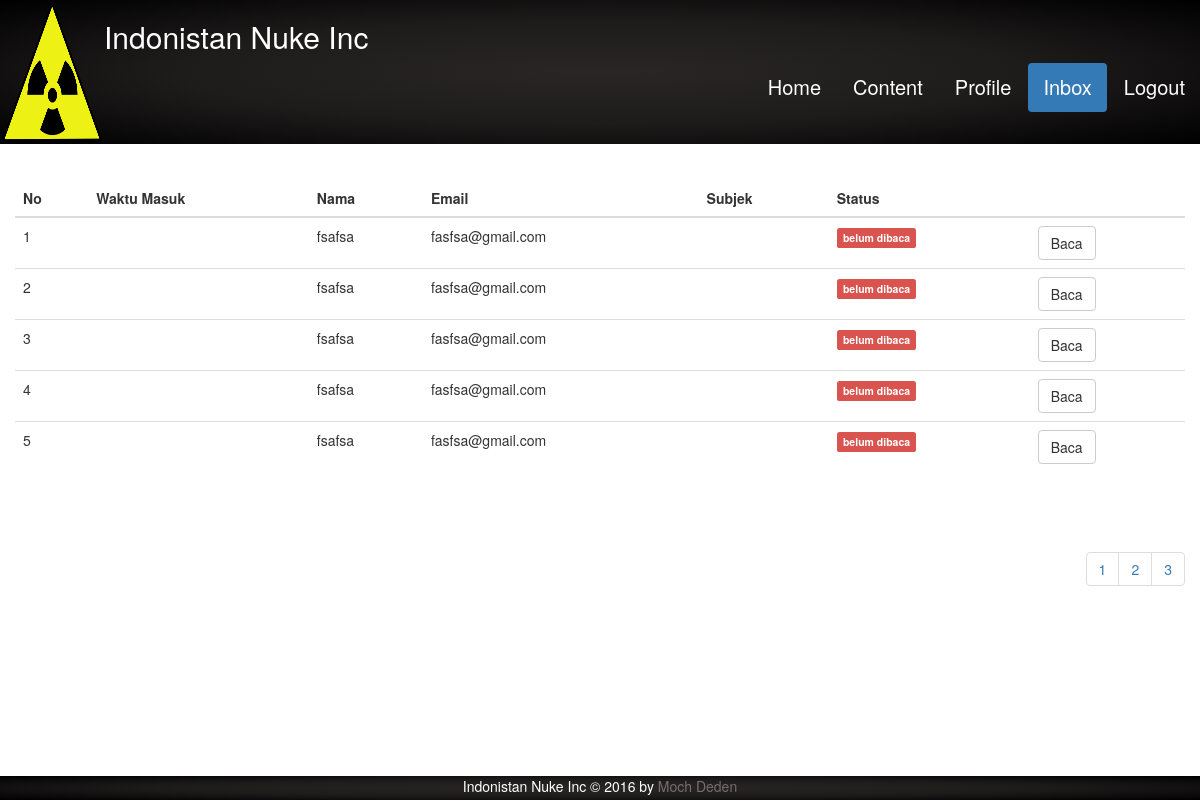
The app's page /admin/inbox.php?page=1 (signed in), older data.
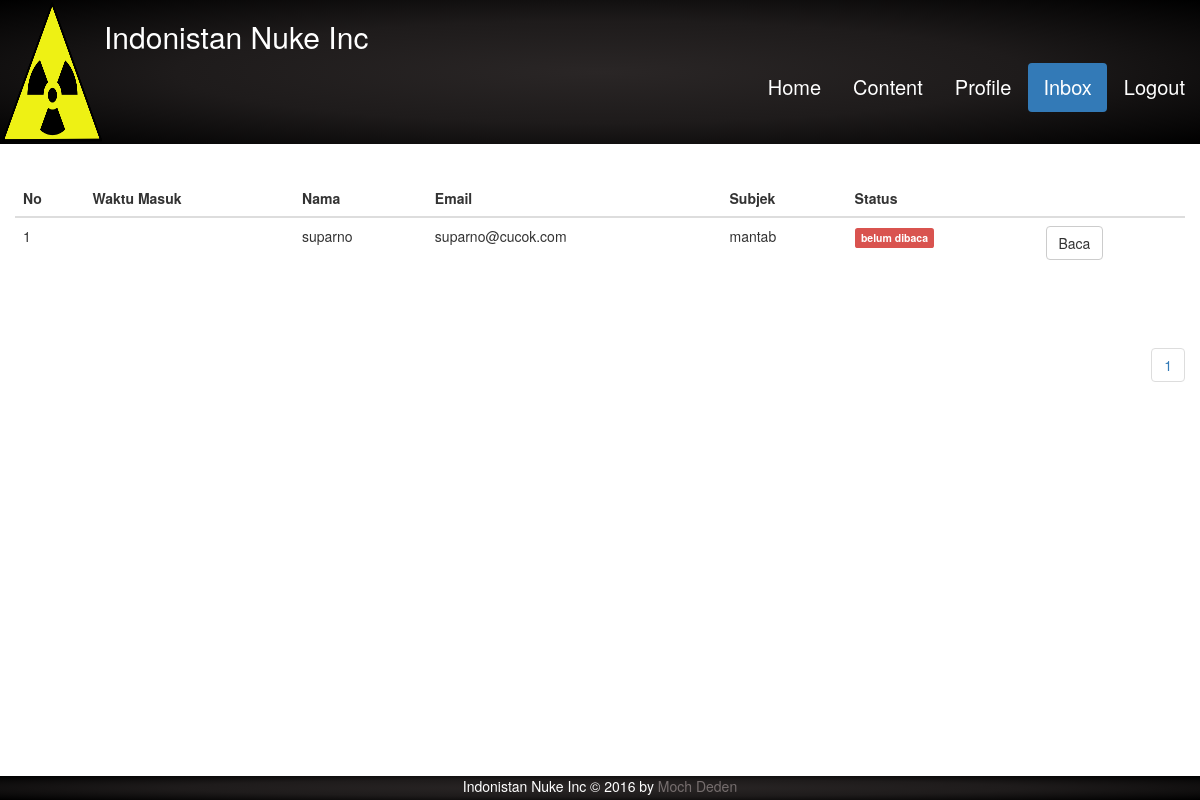
The same page, newer data.
### tables this page shows
CREATE TABLE Inbox (
	id BIGINT PRIMARY KEY AUTO_INCREMENT,
	message_time TIMESTAMP,
	name TEXT,
	email TEXT,
	subject TEXT,
	content TEXT,
	is_read BOOLEAN DEFAULT false
);

### config.php (called while the page is built)
<?php
$config['project_root'] = 'prochcore';
$config['base_url']='http://127.0.0.1:8080/prochcore/';
$config['DB']['hostname']='127.0.0.1';
$config['DB']['username']='root';
$config['DB']['password']='indonesiaraya';
$config['DB']['database']='uas';

### admin/inbox.php (the view, shortened to what this page needs)
<?php
require_once 'header-admin.php';
$limit = 5;
function generate_span_status($class, $status) {
    return "<span class='label $class'>$status</span>";
}
if (!empty($_GET['page'])) {
    $counter = ($_GET['page'] * $limit) - $limit;
    $lower_page = $_GET['page'];
    $page_count = count_row('Inbox') / $limit;
    if(is_float($page_count))
        $page_count = intval($page_count) + 1;
    else
        $page_count = intval($page_count);
    $upper_page = $lower_page + 4;
    $bound = $_GET['page'] * $limit - $limit;
    $inboxs = exec_query(
        "SELECT * FROM `inbox` ORDER BY message_time DESC LIMIT $bound, $limit");
?>
    <div class="row upper-row">
        <table class="table">
            <thead>
                <tr>
                    <th>No</th>
                    <th>Waktu Masuk</th>
                    <th>Nama</th>
                    <th>Email</th>
                    <th>Subjek</th>
                    <th>Status</th>
                    <th></th>
                </tr>
            </thead>
            <tbody>
                <?php foreach ($inboxs as $inbox): ?>
                    <tr>
                        <td><?php echo ++$counter?></td>
                        <td><?php echo $inbox['message_time']?></td>
                        <td><?php echo $inbox['name'] ?></td>
                        <td><?php echo $inbox['email'] ?></td>
                        <td><?php echo $inbox['subject'] ?></td>
                        <td><?php echo $inbox['is_read'] ?
                            generate_span_status('label-success', "sudah dibaca")
                            :generate_span_status('label-danger', "belum dibaca") ?></td>
                        <td>
                            <a class="btn btn-default"
                            href="<?php
                            echo $config['base_url']
                            . 'admin/inbox.php?id='.$inbox['id'] ?>"
                            >Baca</a>
                        </td>
                    </tr>
                <?php endforeach; ?>
            </tbody>
        </table>
    </div>
        <div class="row lower-container">
          <ul class="pagination">
            <?php for ($i=$lower_page; $i <= $upper_page; $i++): ?>
                <li>
                    <a href="<?php echo $config['base_url']?>admin/inbox.php?page=<?php echo $i?>">
                        <?php echo $i;?>
                    </a>
                </li>
                <?php if($i ==  $page_count) break;?>
            <?php endfor;?>
          </ul>
        </div>
<?php
} else {
    redirectTo($config['base_url']);
}
require_once '../footer.php';
?>

### admin/header-admin.php (shortened to what this page needs)
<?php
require_once '../config.php';
require_once '../function.php';
?>
<!DOCTYPE html>
<html lang="en">
<head>
	<link rel="stylesheet"
	href="<?php echo $config['base_url'].'index.css' ?>">
	<link rel="stylesheet"
	href="<?php echo $config['base_url'].'bootstrap.min.css' ?>">
</head>
<body>
<div class="header">
	<a href="<?php echo $config['base_url'] ?>">
		<img src="<?php echo $config['base_url'].'images/logo.png'?>"
	 	 id="indonistanLogo"/>
	</a>
	<h2 id="indonistanName">Indonistan Nuke Inc</h2>
	<?php if(is_login()) : ?>
		<ul class="nav nav-pills">
			<li  <?php generate_active_class('homeadmin')?>>
				<a
				href="<?php echo $config['base_url'].'admin/homeadmin.php'?>"
				id="aboutMenu" class="menu">Home</a>
			</li>
			<li  <?php generate_active_class('content')?>>
				<a
				href="<?php echo $config['base_url'].'admin/content.php'?>"
				id="aboutMenu" class="menu">Content</a>
			</li>
			<li <?php generate_active_class('profile')?>>
				<a
				href="<?php echo $config['base_url'].'admin/profile.php'?>"
				id="contactMenu" class="menu">Profile</a>
			</li>
	        <li <?php generate_active_class('inbox')?>>
		        <a
		        href="<?php echo $config['base_url'].'admin/inbox.php?page=1'?>"
		        id="contactMenu" class="menu">Inbox</a>
			</li>
	        <li>
		        <a
		        href="<?php echo $config['base_url'].'admin/logout.php'?>"
		        id="contactMenu" class="menu">Logout</a>
			</li>
		</ul>
	<?php endif ?>
</div>
<div class="container">

### function.php (shortened to what this page needs)
<?php
function process_db($mysql_action) {
    require_once 'config.php';
    global $config;
    $mysqli = mysqli_connect(
                $config['DB']['hostname'],
                $config['DB']['username'],
                $config['DB']['password'],
                $config['DB']['database']);
    $result = $mysql_action($mysqli);
    return $result;
}
function exec_query($query) {
    return process_db(function ($connection) use($query) {
        $rows = [];
        if ($result = mysqli_query($connection, $query)) {
            while ($row = mysqli_fetch_assoc($result))
                $rows[] = $row;
            mysqli_free_result($result);
        }
        return $rows;
    });
}
function is_login() {
    return !empty($_SESSION['login']);
}
function generate_active_class($page)  {
	 $current_page = basename($_SERVER['SCRIPT_NAME']);
	 echo $current_page == $page . '.php' ? 'class="active"' : '';
}

### footer.php
</div>
<div class="footer">
	Indonistan Nuke Inc &copy 2016 by
	<a href="http://github.com/selesdepselesnul">Moch Deden</a>
</div>
</body>
</html>

### index.css (style rules this page uses)
* { margin: 0px; padding: 0px; }
.lower-container { margin-bottom: 100px; }
.footer > a { color: #766e6e; }
.header, .footer { background: #000000; background: -webkit-radial-gradient(#2a2626, #1e1b1b, #000000); background: -o-radial-gradient(#2a2626, #1e1b1b, #000000); background: -moz-radial-gradient(#2a2626, #1e1b1b, #000000); background: radial-gradient(#2a2626, #1e1b1b, #000000); position: fixed; width: 100%; z-index: 1; }
#indonistanLogo { float: left; margin: 2px; width: 100px; height: 140px; display: block; }
#indonistanName { color: white; display: block; }
.menu { color: white; font-size: 20px; }
ul { float: right; }
.container { position: relative; top: 120px; }
.upper-row { margin-top: 60px; margin-bottom: 40px; }
.footer { color: white; text-align: center; bottom: 0px; height: 24px; }

Row changes from the older to the newer data that the page shows:
removed inbox: name "fsafsa", email "fasfsa@gmail.com"
removed inbox: name "fsafsa", email "fasfsa@gmail.com"
removed inbox: name "fsafsa", email "fasfsa@gmail.com"
removed inbox: name "fsafsa", email "fasfsa@gmail.com"
removed inbox: name "fsafsa", email "fasfsa@gmail.com"
added inbox: name "suparno", email "suparno@cucok.com", subject "mantab"
Text that changed along with them:
list line gone: "2"
list line gone: "3"
